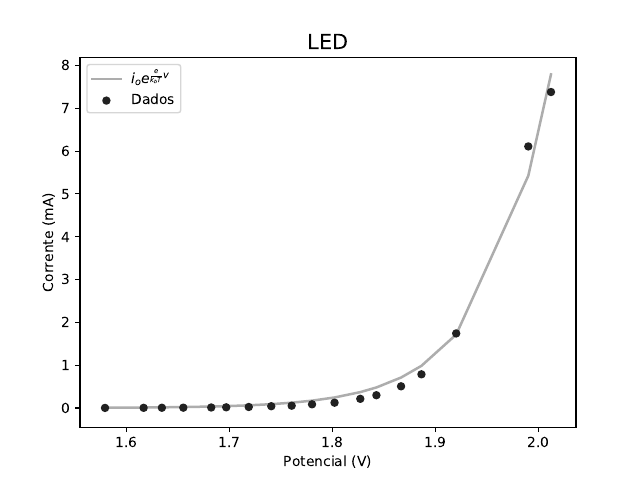

Generate this figure with Python:
import matplotlib.pyplot as plt
import numpy as np
import lmfit
from scipy.optimize import curve_fit

v, i = np.loadtxt('led').T

v[:15] *= 1.041
i[:15] *= 2.003
v[-3] += .06
i[-3] += 0
v[-1] -= 0.008

print(v)
print(i)

lampOhm = lambda V,Io,b: Io*np.e**(b*V)

lmodel = lmfit.Model(lampOhm)

params = lmodel.make_params(Io=1.49e-11,b=13.4)

result = lmodel.fit(i, params, V=v)

print(result.fit_report())

#print("a = {0} +- {2} b = {1} +- {3}" .format(*params,*np.sqrt(np.diag(pcov))))

plt.plot(v,result.best_fit,'-',label=r'$i_oe^{\frac{e}{k_bT}v}$',linewidth=1.8,color='#adadad',zorder=0)

plt.rcParams.update({'font.size': 10})

plt.scatter(v,i, label='Dados', color='#212121', s=25,zorder=5)

plt.xlabel(r'Potencial $(V)$',fontsize=10)
plt.ylabel(r'Corrente $(mA)$',fontsize=10)
plt.title(r'LED',fontsize=15)
#plt.figtext(.5,.930,'Resistor 1', fontsize=18, ha='center')



#plt.figtext(.30,.266,r"$i_o = 6.4\cdot 10^{-06} \pm 0.4\cdot 10^{-06}$",fontsize=10,ha='center')
#plt.figtext(.30,.223,r"$\frac{e}{k_bT} = 21.12 \pm 0.07$",fontsize=10,ha='center')
plt.legend()

plt.savefig('led.png')
plt.show()

'''
#plt.savefig('amortecido.png')
plt.show()

plt.figure()

plt.plot(tm,yd/ym[0],label=r'$e^{-\gamma t}$')
plt.scatter(tm,abs(ym/ym[0]),label=r'$|A_i/A_o|$')
plt.yscale("log")
plt.xlabel(r'tempo (s)',fontsize=10)
plt.ylabel(r'posição (m)',fontsize=10)
plt.title('Amplitude normalizada',fontsize=15)
plt.legend()
plt.savefig('amortecidolog.png')
plt.show()
'''